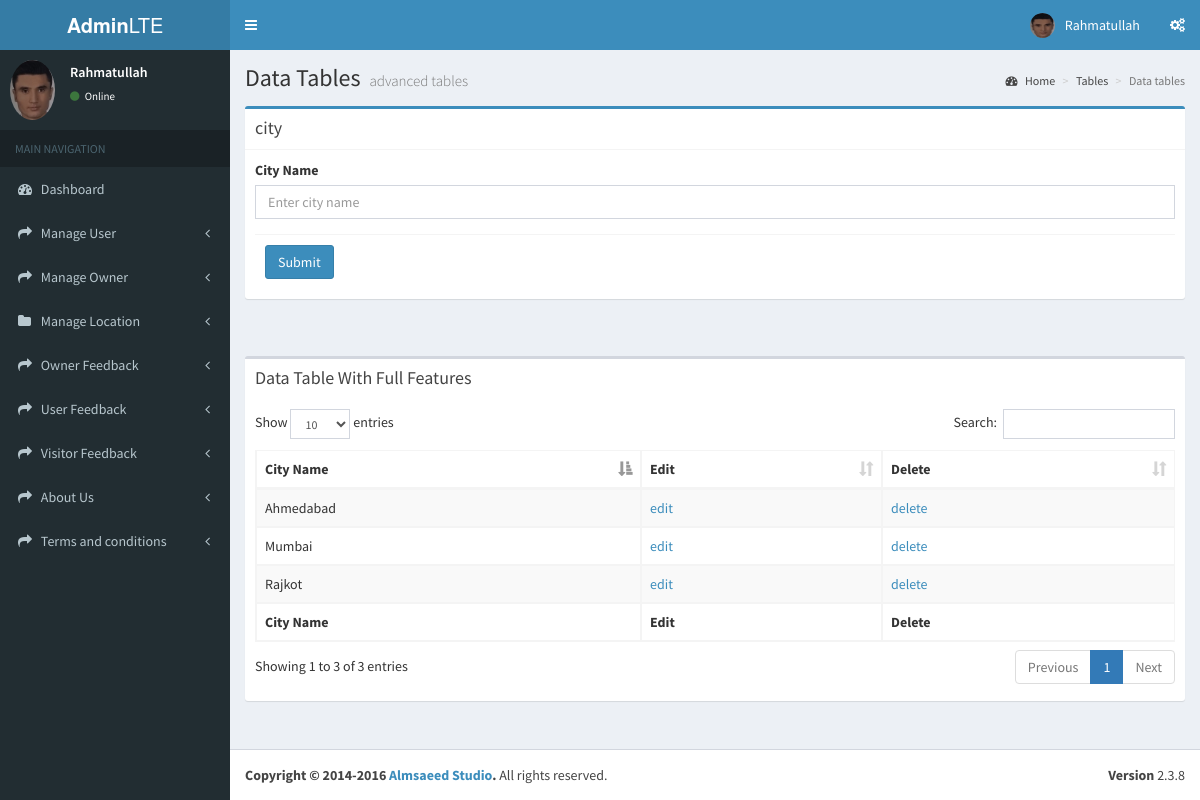
Page /admin_side/city.php (signed in) on the committed database.
### tables this page shows
CREATE TABLE `city` (
  `city_id` int(11) NOT NULL,
  `city_name` varchar(20) NOT NULL
);

### admin_side/control.php (called while the page is built, shortened)
<?php
	include('model.php');
	$obj=new model();
	$city=$obj->select_all($conn,'city');
?>

### admin_side/model.php (called while the page is built, shortened)
<?php
class model
{
	public function select_all($con,$tb)
	{
		$sel="select * from $tb";
		$res=$con->query($sel);
		while($r=$res->fetch_object())
		{
			$arr[]=$r;
		}
		return $arr;
	}
}
?>

### admin_side/city.php (the view, shortened to what this page needs)
<?php
include('control.php');
include('top_header.php');
include('left_menu.php');
?>
  <div class="content-wrapper">
    <section class="content-header">
      <h1>
        Data Tables
        <small>advanced tables</small>
      </h1>
      <ol class="breadcrumb">
        <li><a href="#"><i class="fa fa-dashboard"></i> Home</a></li>
        <li><a href="#">Tables</a></li>
        <li class="active">Data tables</li>
      </ol>
    </section>
    <section class="content">
      <div class="row">
        <div class="col-md-12">
          <div class="box box-primary">
            <div class="box-header with-border">
              <h3 class="box-title">city</h3>
            </div>
            <form role="form">
              <div class="box-body">
                <div class="form-group">
                  <label for="city">City Name</label>
                  <input type="text" class="form-control" id="city" name="city" placeholder="Enter city name">
                </div>
              <div class="box-footer">
                <button type="submit" class="btn btn-primary" name="add_city">Submit</button>
              </div>
            </form>
          </div>
        </div>
      </div>
    </section>
     <section class="content">
      <div class="row">
        <div class="col-xs-12">
          <div class="box">
            <div class="box-header">
              <h3 class="box-title">Data Table With Full Features</h3>
            </div>
            <div class="box-body">
              <table id="example1" class="table table-bordered table-striped">
                <thead>
                <tr>
                  <th>City Name</th>
                  <th>Edit</th>
                  <th>Delete</th>
                </tr>
                </thead>
                <tbody>
                <?php
                  foreach($city as $c)
                  {
                    ?>
                      <tr>
                          <td><?php echo $c->city_name;  ?></td>
                          <td><a href="city_edit.php?city_eid=<?php echo $c->city_id; ?>">edit</a></td>
                          <td><a href="control.php?city_did=<?php echo $c->city_id; ?>">delete</a></td>
                      </tr>
                    <?php
                  }
                ?>
                </tbody>
                <tfoot>
                <tr>
                  <th>City Name</th>
                  <th>Edit</th>
                  <th>Delete</th>
                </tr>
                </tfoot>
              </table>
            </div>
          </div>
        </div>
      </div>
    </section>
</div>
<?php
include('footer.php');
?>

### rows in the picture
city: city_name "Mumbai"
city: city_name "Rajkot"
city: city_name "Ahmedabad"
